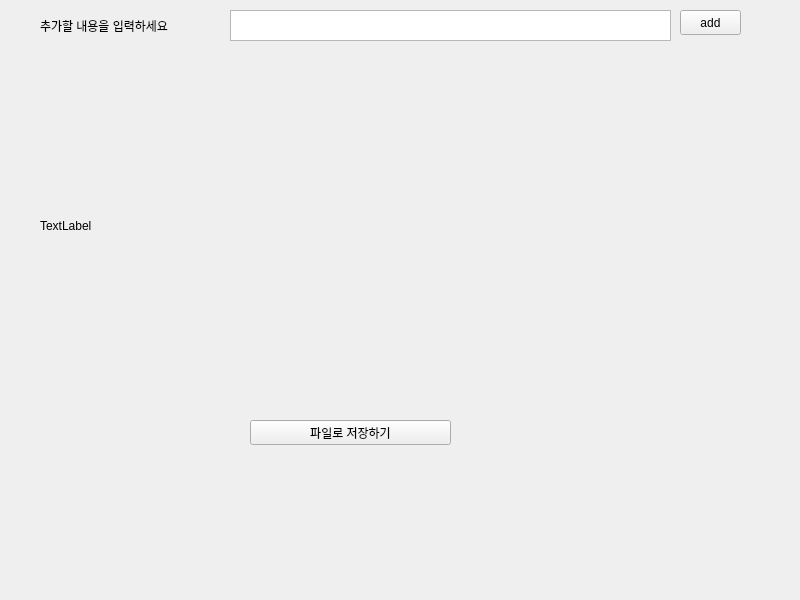
<?xml version="1.0" encoding="UTF-8"?>
<ui version="4.0">
 <class>TODO_LIST</class>
 <widget class="QMainWindow" name="TODO_LIST">
  <property name="geometry">
   <rect>
    <x>0</x>
    <y>0</y>
    <width>800</width>
    <height>600</height>
   </rect>
  </property>
  <property name="windowTitle">
   <string>MainWindow</string>
  </property>
  <widget class="QWidget" name="centralwidget">
   <widget class="QTextEdit" name="textEdit">
    <property name="geometry">
     <rect>
      <x>230</x>
      <y>10</y>
      <width>441</width>
      <height>31</height>
     </rect>
    </property>
   </widget>
   <widget class="QPushButton" name="add_todo">
    <property name="geometry">
     <rect>
      <x>680</x>
      <y>10</y>
      <width>61</width>
      <height>25</height>
     </rect>
    </property>
    <property name="text">
     <string>add</string>
    </property>
   </widget>
   <widget class="QLabel" name="add_label">
    <property name="geometry">
     <rect>
      <x>40</x>
      <y>10</y>
      <width>171</width>
      <height>31</height>
     </rect>
    </property>
    <property name="text">
     <string>추가할 내용을 입력하세요</string>
    </property>
   </widget>
   <widget class="QPushButton" name="out_todo">
    <property name="geometry">
     <rect>
      <x>250</x>
      <y>420</y>
      <width>201</width>
      <height>25</height>
     </rect>
    </property>
    <property name="text">
     <string>파일로 저장하기</string>
    </property>
   </widget>
   <widget class="QLabel" name="all_label">
    <property name="geometry">
     <rect>
      <x>40</x>
      <y>70</y>
      <width>671</width>
      <height>311</height>
     </rect>
    </property>
    <property name="text">
     <string>TextLabel</string>
    </property>
   </widget>
  </widget>
  <widget class="QMenuBar" name="menubar">
   <property name="geometry">
    <rect>
     <x>0</x>
     <y>0</y>
     <width>800</width>
     <height>28</height>
    </rect>
   </property>
  </widget>
 </widget>
 <resources/>
 <connections/>
</ui>
